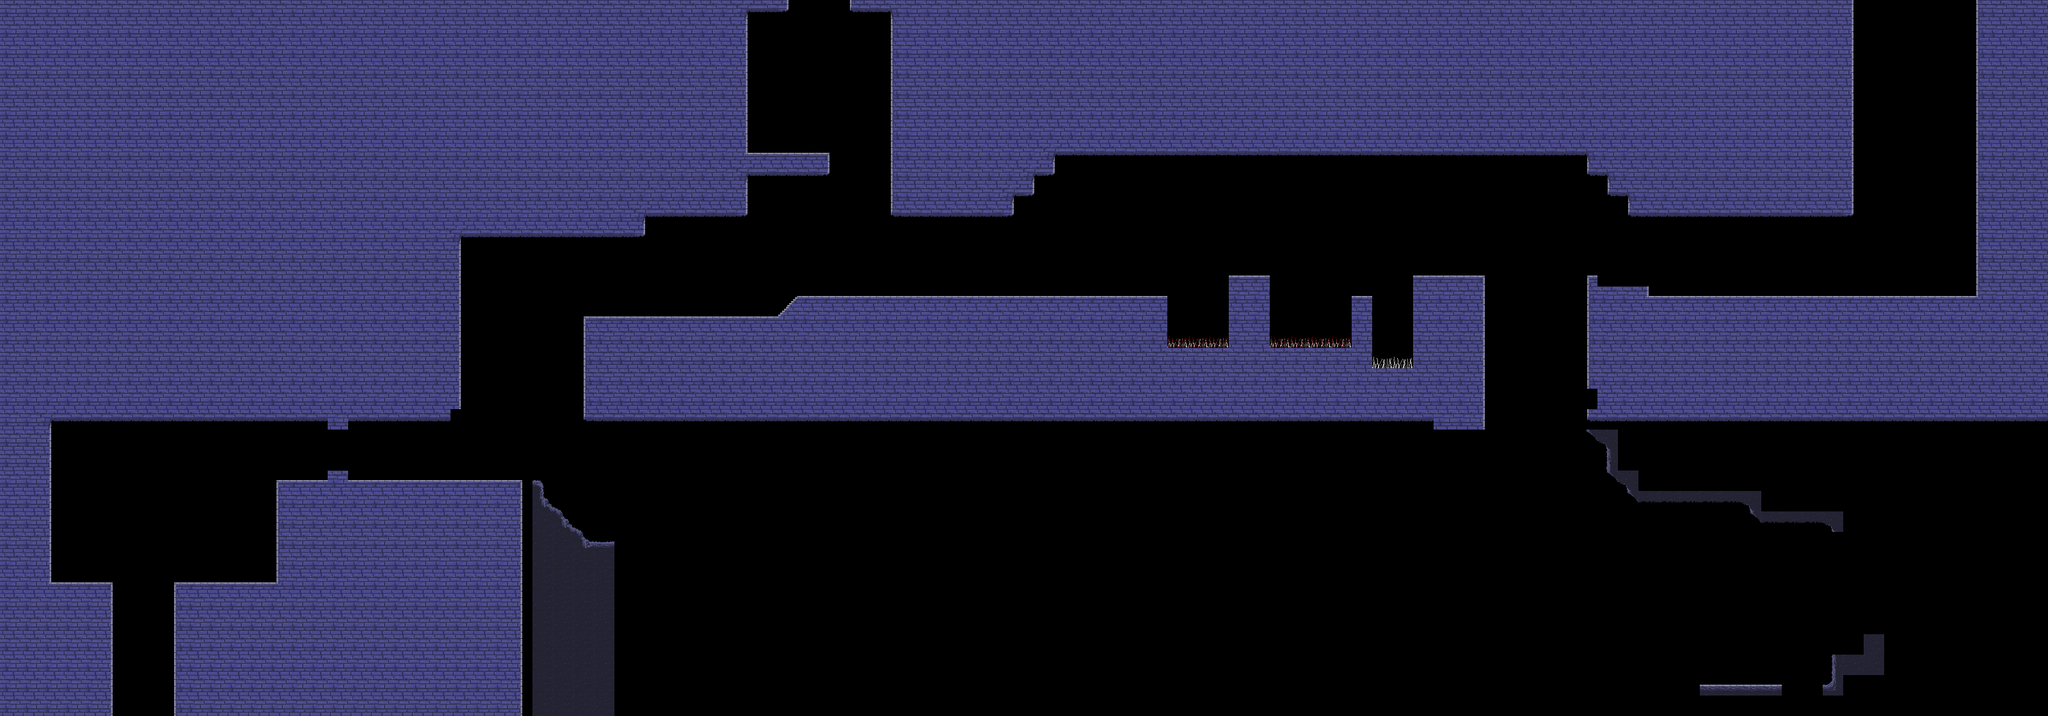

This is a level from a 2D game, rendered from its Tiled map with the project's own tilesets. A one-line summary and the map file follow, with tile-layer data summarised:
An orthogonal 100x35 tile map with 32x32 px tiles, 1 tile layer (Foreground Layer), 3 hidden layers not drawn.

<map version="2017.05.16" orientation="orthogonal" renderorder="right-down" width="100" height="35" tilewidth="32" tileheight="32" nextobjectid="1">
 <tileset firstgid="1" source="../CSVania.tsx" />
 <layer name="Background Blend" width="100" height="35" visible="0">
  <data>[3500 cells, 3500 non-empty, 1 distinct tile ids]</data>
 </layer>
 <layer name="Background" width="100" height="35" visible="0">
  <data>[3500 cells, 3119 non-empty, 3 distinct tile ids]</data>
 </layer>
 <layer name="Middle Layer" width="100" height="35" visible="0">
  <data>[3500 cells, 931 non-empty, 30 distinct tile ids]</data>
 </layer>
 <layer name="Foreground Layer" width="100" height="35">
  <data>[3500 cells, 1934 non-empty, 30 distinct tile ids]</data>
 </layer>
</map>